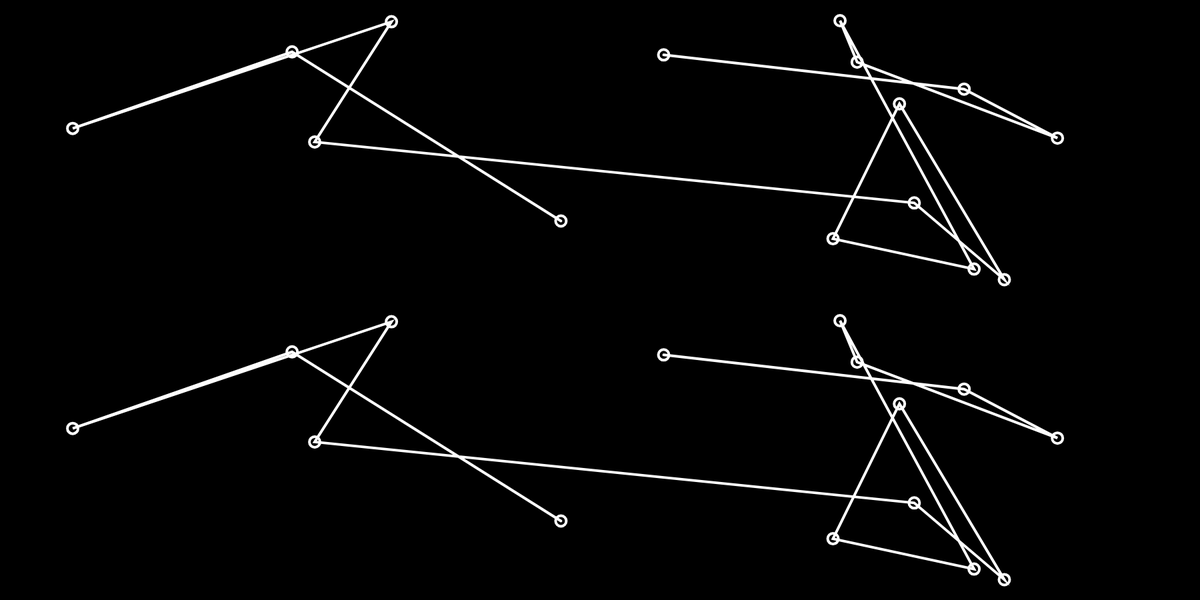
Frame 1 (no input)
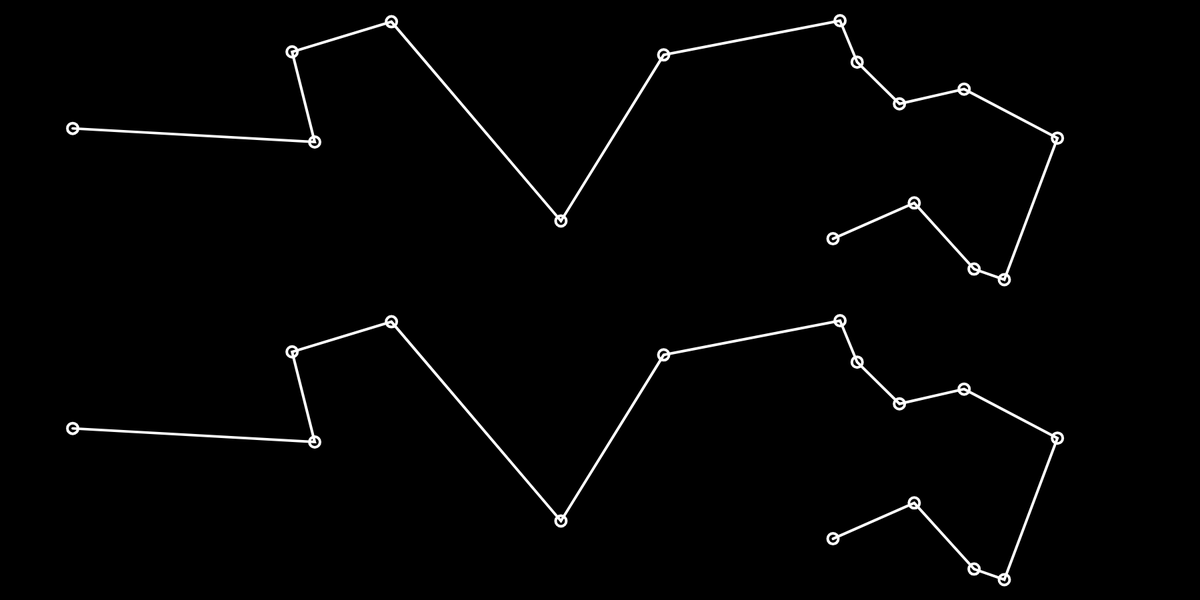
Frame 60 (no input)
Frame 120 (the mouse pressed at the canvas centre since frame 60): identical to frame 60, image omitted

The p5.js sketch that drew these frames (run headless with seeded random() and noise() and a simulated clock; from frame 60 on, the mouse is pressed at the canvas centre):

// p5.js sketch
// ── sketch.js
const cities = [];
const totalCities = 15;

const popSize = 500;
const fitness = [];

let population = [];
let recordDistance = Infinity;
let bestEver;
let currentBest;

let statusP;

function setup() {
  createCanvas(1800, 900);
  const order = [];
  for (let i = 0; i < totalCities; i++) {
    const v = createVector(random(width), random(height / 2));
    cities[i] = v;
    order[i] = i;
  }

  for (let i = 0; i < popSize; i++) {
    population[i] = shuffle(order);
  }
  statusP = createP("").style("font-size", "32pt");
}

function draw() {
  background(0);

  // GA
  calculateFitness();
  normalizeFitness();
  nextGeneration();

  stroke(255);
  strokeWeight(4);
  noFill();
  beginShape();
  for (let i = 0; i < bestEver.length; i++) {
    const n = bestEver[i];
    vertex(cities[n].x, cities[n].y);
    ellipse(cities[n].x, cities[n].y, 16, 16);
  }
  endShape();

  translate(0, height / 2);
  stroke(255);
  strokeWeight(4);
  noFill();
  beginShape();
  for (let i = 0; i < currentBest.length; i++) {
    const n = currentBest[i];
    vertex(cities[n].x, cities[n].y);
    ellipse(cities[n].x, cities[n].y, 16, 16);
  }
  endShape();
}

function swap(a, i, j) {
  const temp = a[i];
  a[i] = a[j];
  a[j] = temp;
}

function calcDistance(points, order) {
  let sum = 0;
  for (let i = 0; i < order.length - 1; i++) {
    const cityAIndex = order[i];
    const cityA = points[cityAIndex];
    const cityBIndex = order[i + 1];
    const cityB = points[cityBIndex];
    const d = dist(cityA.x, cityA.y, cityB.x, cityB.y);
    sum += d;
  }
  return sum;
}

// ── genetics.js
function calculateFitness() {
    let currentRecord = Infinity;
    for (let i = 0; i < population.length; i++) {
      const d = calcDistance(cities, population[i]);
      if (d < recordDistance) {
        recordDistance = d;
        bestEver = population[i];
      }
      if (d < currentRecord) {
        currentRecord = d;
        currentBest = population[i];
      }
  
      // This fitness function has been edited from the original video
      // to improve performance, as discussed in The Nature of Code 9.6 video,
      // available here: https://www.youtube.com/watch?v=HzaLIO9dLbA
      fitness[i] = 1 / (pow(d, 8) + 1);
    }
  }
  
  function normalizeFitness() {
    let sum = 0;
    for (let i = 0; i < fitness.length; i++) {
      sum += fitness[i];
    }
    for (let i = 0; i < fitness.length; i++) {
      fitness[i] = fitness[i] / sum;
    }
  }
  
  function nextGeneration() {
    const newPopulation = [];
    for (var i = 0; i < population.length; i++) {
      const orderA = pickOne(population, fitness);
      const orderB = pickOne(population, fitness);
      const order = crossOver(orderA, orderB);
      mutate(order, 0.01);
      newPopulation[i] = order;
    }
    population = newPopulation;
  
  }
  
  function pickOne(list, prob) {
    let index = 0;
    let r = random(1);
  
    while (r > 0) {
      r = r - prob[index];
      index++;
    }
    index--;
    return list[index].slice();
  }
  
  function crossOver(orderA, orderB) {
    const start = floor(random(orderA.length));
    const end = floor(random(start + 1, orderA.length));
    const neworder = orderA.slice(start, end);
    // var left = totalCities - neworder.length;
    for (let i = 0; i < orderB.length; i++) {
      const city = orderB[i];
      if (!neworder.includes(city)) {
        neworder.push(city);
      }
    }
    return neworder;
  }
  
  
  function mutate(order, mutationRate) {
    for (let i = 0; i < totalCities; i++) {
      if (random(1) < mutationRate) {
        const indexA = floor(random(order.length));
        const indexB = (indexA + 1) % totalCities;
        swap(order, indexA, indexB);
      }
    }
  }
